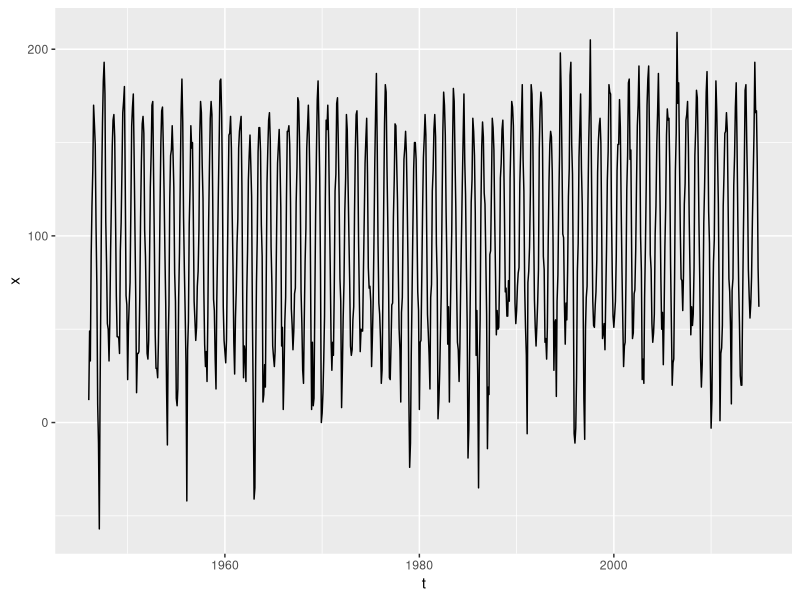
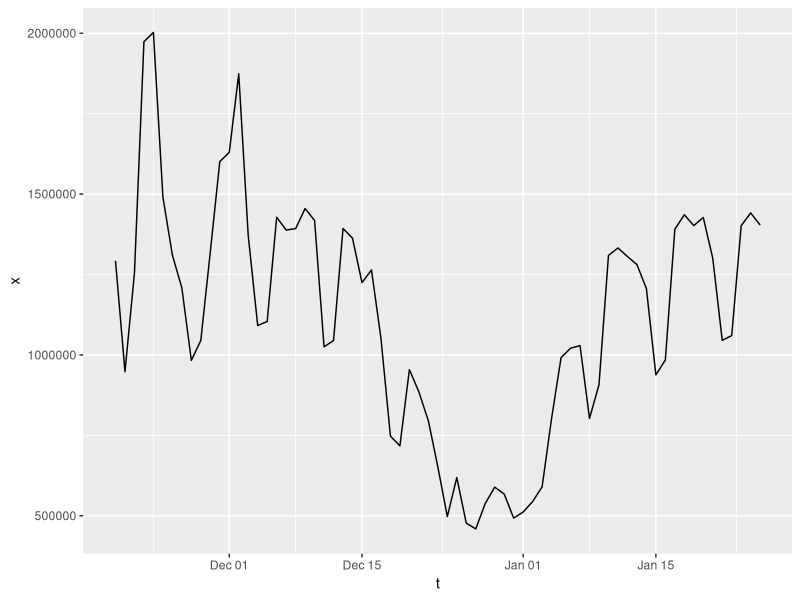
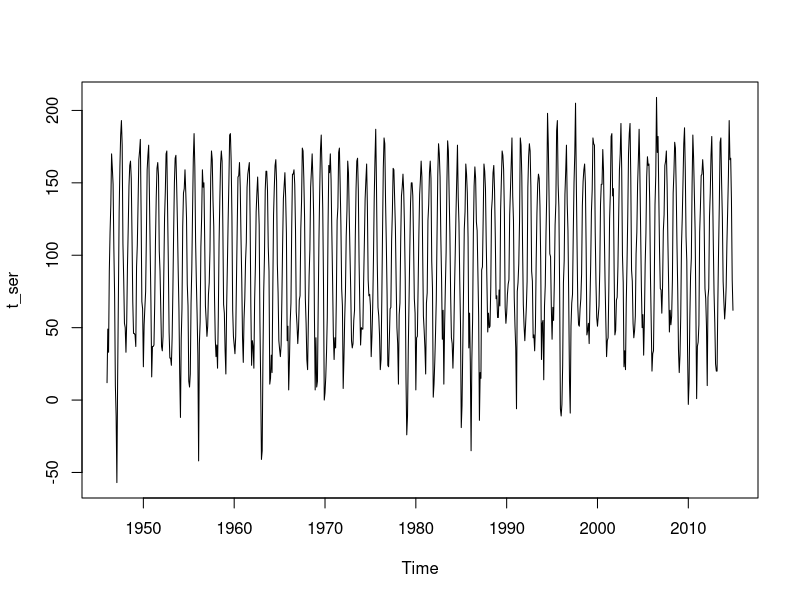
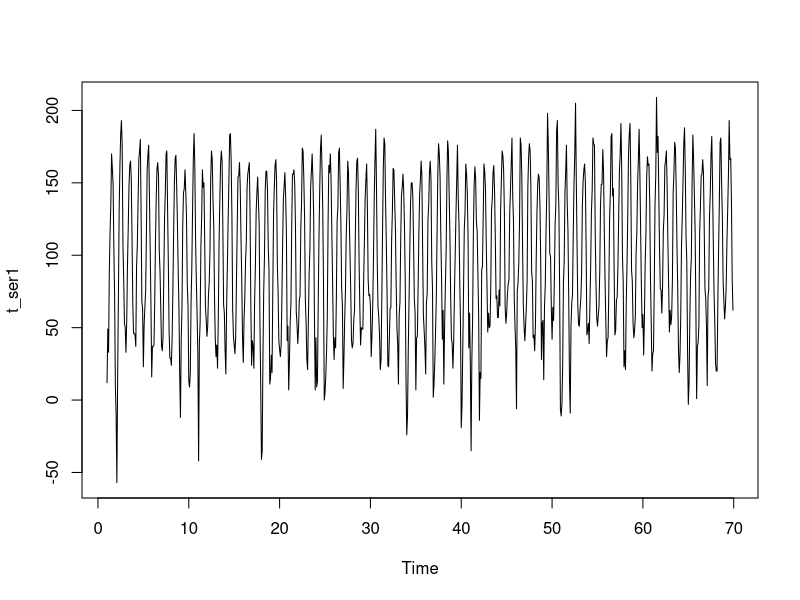
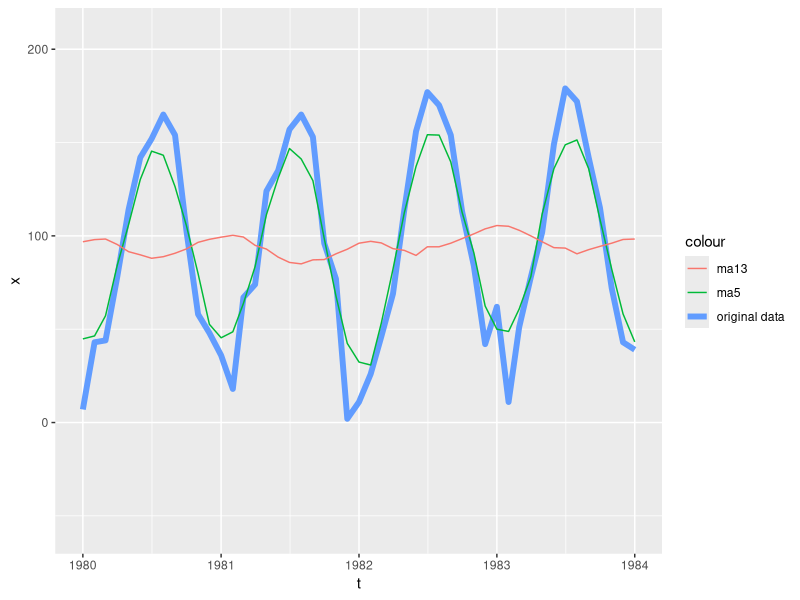
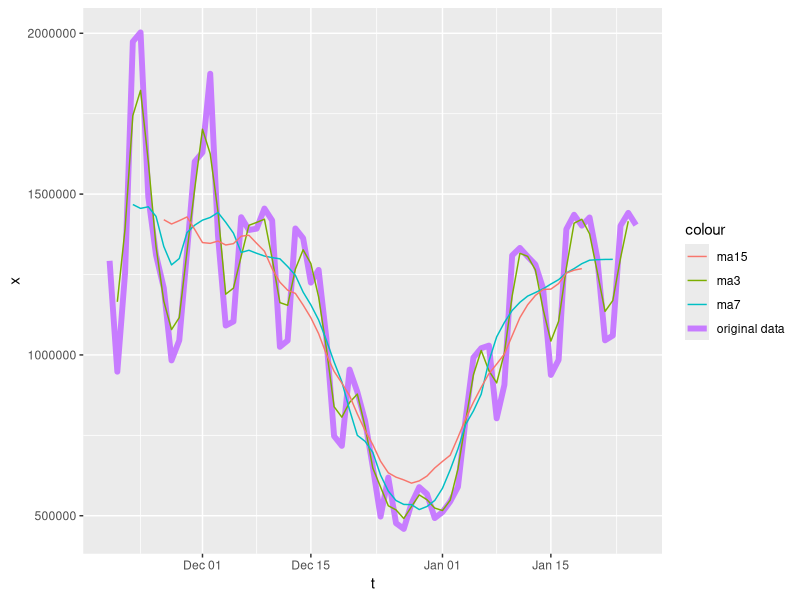
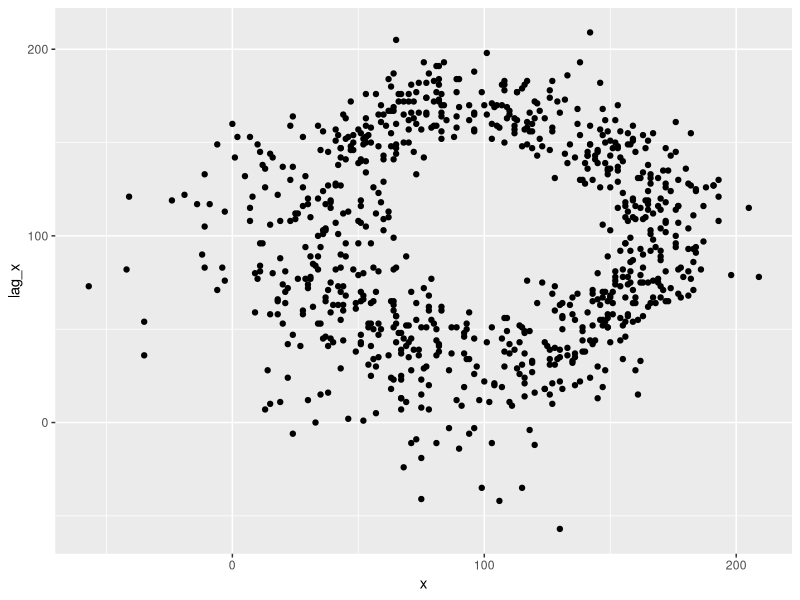
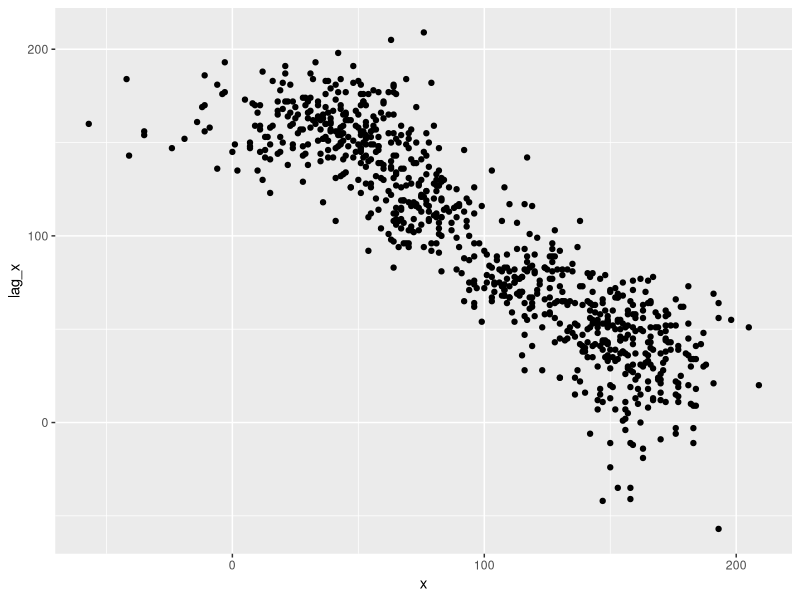

Write R code to recreate these figures, in order.
## ---- chunk 1
knitr::opts_chunk$set(echo = TRUE)
## ---- chunk 2
library(ggplot2)
library(dplyr)
library(forecast)
## ---- chunk 3
as.Date(365, origin="1970-01-01")
## ---- chunk 4
as.Date("1971-01-01")   # always use the order of year, month, day
## ---- chunk 5
t = seq(from = as.Date("2000-11-30"), to = as.Date("2000-12-26"), by="1 day")
t
## ---- chunk 6
t = seq(from = as.Date("2005-06-05"), to = as.Date("2006-08-20"), by="1 week")
t
## ---- chunk 7
t.str = "2013-12-19 10:17:07"    # default format
t.obj = as.POSIXct(t.str) 
t.obj
## ---- chunk 8
t.str1 = "19-12-2013 10:17:07"
t.obj1 = as.POSIXct(t.str1, format="%d-%m-%Y %H:%M:%S")
t.obj1
## ---- chunk 9
t.obj1
format(t.obj1, "%a %d %b. %Y")
## ---- chunk 10
t.str2 = "2013-12-19 18:20:07"
t.obj2 = as.POSIXct(t.str2)
## ---- chunk 11
t.obj1 - t.obj2
## ---- chunk 12
Tvalues = read.csv("./data/Pr_20May1.csv")
## ---- chunk 13
Tvalues$t = seq(from = as.Date("1946-01-01"), to = as.Date("2014-12-01"), by = "1 month")
## ---- chunk 14
ggplot(Tvalues, aes(x=t, y=x)) + geom_line()
## ---- chunk 15
series2 = read.csv("./data/Practical7_time_series.txt")
series2$t = seq(from = as.Date("2004-11-19"), to = as.Date("2005-01-26"), by = "1 day")
ggplot(series2, aes(x=t, y=x)) + geom_line()
## ---- chunk 16
t_ser <- ts(Tvalues$x, start = c(1946, 1), freq = 12)
plot(t_ser)
## ---- chunk 17
t_ser1 <- ts(Tvalues$x, freq = 12)
plot(t_ser1)
## ---- chunk 18
library(forecast)
## ---- chunk 19
ma5 = ma(Tvalues$x, order = 5)
## ---- chunk 20
ma5[3]
mean(Tvalues$x[1:5])

ma5[7]
mean(Tvalues$x[5:9])
## ---- chunk 21
Tvalues_with_ma = Tvalues %>% 
  mutate(ma5 = ma(x, order = 5), 
         ma13 = ma(x, order = 13))
## ---- chunk 22
head(Tvalues_with_ma, n=10)
## ---- chunk 23
ggplot(Tvalues_with_ma, aes(x=t)) + 
  geom_line(aes(y=x, color="original data"), size=2) + 
  geom_line(aes(y=ma5, color="ma5")) + 
  geom_line(aes(y=ma13, color="ma13")) + 
  xlim(c(as.Date("1980-01-01"), 
         as.Date("1984-01-01"))) # Just show data from 1980-1984, otherwise the plot is too cluttered

## ---- chunk 24
series2 = read.csv("./data/Practical7_time_series.txt")
series2$t = seq(from = as.Date("2004-11-19"), to = as.Date("2005-01-26"), by = "1 day")

series2_with_ma = series2 %>% 
  mutate(ma3 = ma(x, order = 3), 
         ma7 = ma(x, order = 7), 
         ma15 = ma(x, order = 15))

ggplot(series2_with_ma, aes(x=t)) + 
  geom_line(aes(y=x, color="original data"), size=2) + 
  geom_line(aes(y=ma3, color="ma3")) +
  geom_line(aes(y=ma7, color="ma7")) + 
  geom_line(aes(y=ma15, color="ma15"))
## ---- chunk 25
a = c(1:10)
print(a)
lag(a, 3)
## ---- chunk 26
Tvalues_lag3 = Tvalues %>% mutate(lag_x = lag(x, 3))
## ---- chunk 27
head(Tvalues_lag3)
## ---- chunk 28
## data shifted 3 months
ggplot(data = Tvalues %>% mutate(lag_x = lag(x, 3)), 
       aes(x=x, y=lag_x)) + 
  geom_point()

## data shifted 6 months
ggplot(data = Tvalues %>% mutate(lag_x = lag(x, 6)), 
       aes(x=x, y=lag_x)) + 
  geom_point()

## data shifted 10 months
ggplot(data = Tvalues %>% mutate(lag_x = lag(x, 10)), 
       aes(x=x, y=lag_x)) + 
  geom_point()

## data shifted 12 months
ggplot(data = Tvalues %>% mutate(lag_x = lag(x, 12)), 
       aes(x=x, y=lag_x)) + 
  geom_point()
## ---- chunk 29
ggplot(data = series2 %>% mutate(lag_x = lag(x, 10)), 
       aes(x = x, y = lag_x)) + 
  geom_point()
## ---- chunk 30
Tvalues = read.csv("./data/Pr_20May1.csv")
acf_T = acf(Tvalues,type = "correlation", lag.max = 64)
## ---- chunk 31
acf_10 = acf_T$acf[10]
print(acf_10)
## ---- chunk 32
series2 = read.csv("./data/Practical7_time_series.txt")
acf.ser2<- acf(series2, type = "correlation", lag.max = 30)
## ---- chunk 33
## create a time series object with frequency of 12, since we're dealing with monthly data
t_ser1 <- ts(Tvalues$x, freq = 12)
output = decompose(t_ser1)
plot(output)
## ---- chunk 34
## subtract the original time series from the seasonal component
t_des <- output$x - output$seasonal
## plot the deseasonalized data
plot(t_des)
## Find the ACF of the deseasonalized time series data
acf_des <- acf(as.numeric(t_des), type = "correlation", lag.max = 64)
## ---- chunk 35
acf_des <- acf(t_des, type = "correlation", lag.max = 64)
## ---- chunk 36
## 20 "years" of random values uniformly distributed
t_ser_random <- ts(runif(20*12), freq = 12)
output = decompose(t_ser_random)
plot(output)
## ---- chunk 37
series2 = read.csv("./data/Practical7_time_series.txt")
series2.1 <- ts(series2$x, frequency = 7)
dec2 = decompose(series2.1, type = "additive")
plot(dec2)
## ---- chunk 38
t_ser1 <- ts(Tvalues$x, freq = 12)
output1 = stl(t_ser1, s.window = 15, t.window = 12*15+1)
plot(output1)
## ---- chunk 39
head(output1$time.series)
## ---- chunk 40
t_rem <- output1$time.series[,"remainder"]
acf_rem <-acf(as.numeric(t_rem), type = "correlation", lag.max = 64)
## ---- chunk 41
dec2.1 <- stl(series2.1, s.window = 9, t.window = 13)
plot(dec2.1)
## ---- chunk 42
series2.1.des <-series2$x - dec2.1$time.series[,"trend"]
plot(series2.1.des)
## ---- chunk 43
acf(series2.1.des,type = "correlation", lag.max = 30)
## ---- chunk 44
acf(dec2.1$time.series[,"remainder"], type = "correlation", lag.max = 30)
